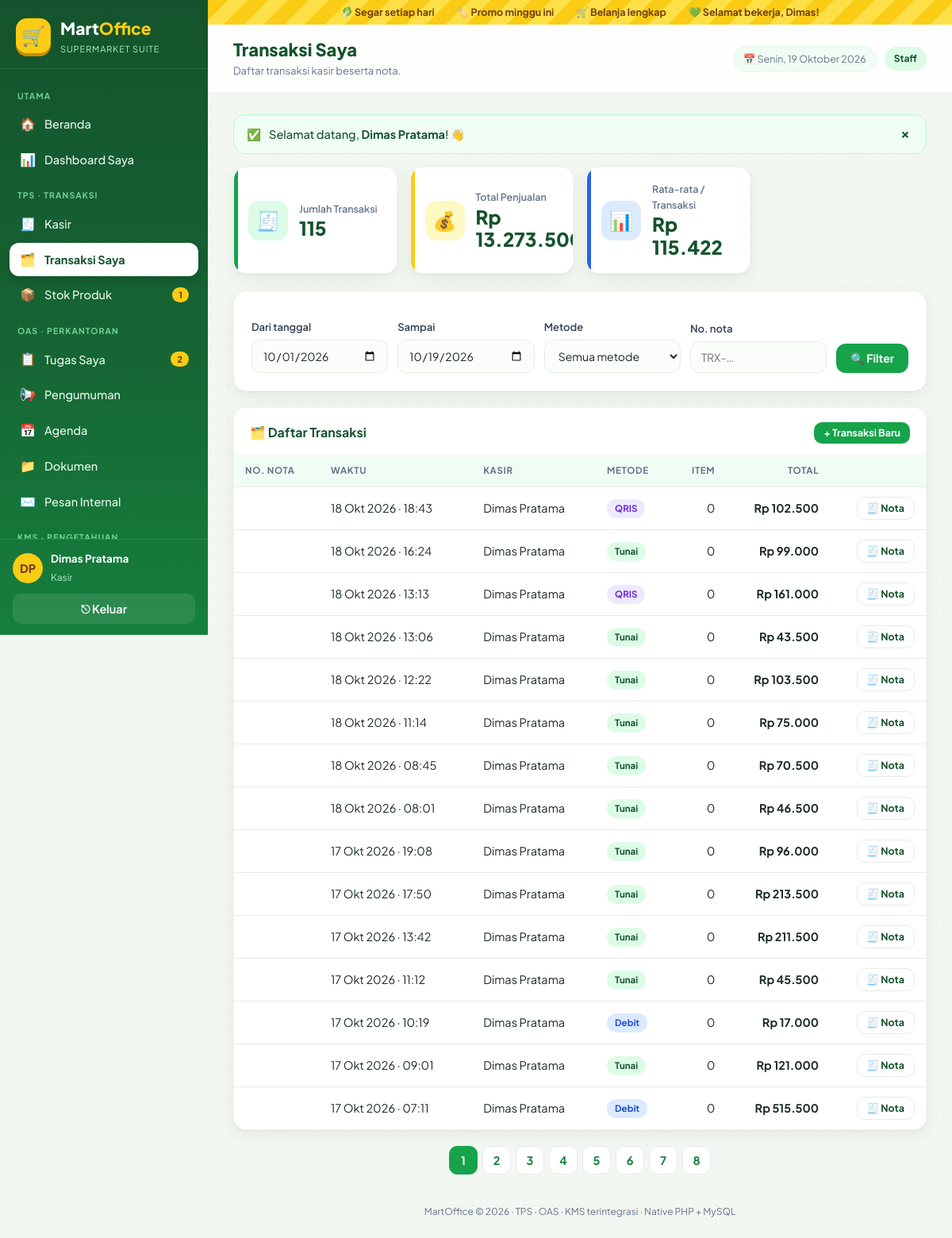
/tps/transaksi.php (signed in), run on the app's committed database.
### tables this page shows
CREATE TABLE pegawai (
  id        INT AUTO_INCREMENT PRIMARY KEY,
  nama      VARCHAR(80)  NOT NULL,
  username  VARCHAR(40)  NOT NULL UNIQUE,
  password  VARCHAR(255) NOT NULL,
  role      ENUM('admin','manajer','staff') NOT NULL,
  jabatan   VARCHAR(60)  NULL,
  aktif     TINYINT(1)   NOT NULL DEFAULT 1,
  dibuat    DATETIME     NOT NULL DEFAULT CURRENT_TIMESTAMP
);

CREATE TABLE transaksi (
  id        INT AUTO_INCREMENT PRIMARY KEY,
  nota      VARCHAR(30) NULL UNIQUE,
  id_kasir  INT NOT NULL,
  metode    ENUM('tunai','debit','qris') NOT NULL,
  total     DECIMAL(12,2) NOT NULL,
  bayar     DECIMAL(12,2) NOT NULL,
  kembali   DECIMAL(12,2) NOT NULL,
  waktu     DATETIME NOT NULL DEFAULT CURRENT_TIMESTAMP,
  FOREIGN KEY (id_kasir) REFERENCES pegawai(id)
);

### includes/app.php (called while the page is built, shortened)
<?php
require_once __DIR__ . '/functions.php';
require_once __DIR__ . '/layout.php';
if (!empty($_SESSION['uid'])) {
    $GLOBALS['ME'] = row('SELECT id,nama,username,role,jabatan FROM pegawai WHERE id=? AND aktif=1', [(int) $_SESSION['uid']]);
}

### tps/transaksi.php (the view, shortened to what this page needs)
<?php
require __DIR__ . '/../includes/app.php';
$dari   = get('dari') ?: date('Y-m-01');
$sampai = get('sampai') ?: date('Y-m-d');
$metode = pilih(get('metode'), ['tunai', 'debit', 'qris'], '');
$kasir  = is_boss() ? (int) get('kasir') : uid();
$cari   = get('cari');
$where = ['DATE(t.waktu) BETWEEN ? AND ?']; $p = [$dari, $sampai];
if ($kasir)  { $where[] = 't.id_kasir=?'; $p[] = $kasir; }
$w = implode(' AND ', $where);
$sum = row("SELECT COUNT(*) n, COALESCE(SUM(total),0) s FROM transaksi t WHERE $w", $p);
$pg  = paginate((int) $sum['n'], 15);
$trx = rows("SELECT t.*,p.nama kasir,(SELECT SUM(qty) FROM detail_transaksi d WHERE d.id_transaksi=t.id) item
             FROM transaksi t JOIN pegawai p ON p.id=t.id_kasir WHERE $w ORDER BY t.waktu DESC, t.id DESC LIMIT ? OFFSET ?",
    array_merge($p, [$pg['per'], $pg['offset']]));
page_start(role() === 'staff' ? 'Transaksi Saya' : 'Riwayat Transaksi', 'transaksi', 'Daftar transaksi kasir beserta nota.');
?>
<div class="stats">
  <?= stat_card('Jumlah Transaksi', angka($sum['n']), '🧾', 'g') ?>
  <?= stat_card('Total Penjualan', rp($sum['s']), '💰', 'y') ?>
  <?= stat_card('Rata-rata / Transaksi', rp($sum['n'] ? $sum['s'] / $sum['n'] : 0), '📊', 'b') ?>
</div>
<form class="card row" method="get">
  <div><label>Dari tanggal</label><input type="date" name="dari" value="<?= e($dari) ?>"></div>
  <div><label>Sampai</label><input type="date" name="sampai" value="<?= e($sampai) ?>"></div>
  <div><label>Metode</label><select name="metode"><option value="">Semua metode</option>
    <?php foreach (['tunai' => 'Tunai', 'debit' => 'Debit', 'qris' => 'QRIS'] as $k => $v) echo '<option value="' . $k . '"' . ($metode === $k ? ' selected' : '') . '>' . $v . '</option>'; ?></select></div>
  <div><label>No. nota</label><input name="cari" value="<?= e($cari) ?>" placeholder="TRX-…"></div>
  <div class="fit"><button type="submit">🔍 Filter</button></div>
</form>
<div class="card tight">
  <div class="card-h"><h3>🗂️ Daftar Transaksi</h3>
    <?php if (in_array(role(), ['staff', 'admin'], true)): ?><a class="btn sm" href="<?= url('tps/kasir.php') ?>">+ Transaksi Baru</a><?php endif; ?></div>
  <div class="table-wrap" style="margin-top:12px">
  <?php if (!$trx): echo empty_state('🧾', 'Belum ada transaksi pada periode ini', 'Transaksi yang dicatat lewat menu Kasir akan tampil di sini.');
  else: ?>
  <table>
    <thead><tr><th>No. Nota</th><th>Waktu</th><th>Kasir</th><th>Metode</th><th class="num">Item</th><th class="num">Total</th><th></th></tr></thead>
    <tbody><?php foreach ($trx as $t): ?>
      <tr>
        <td><b><?= e($t['nota']) ?></b></td>
        <td class="nowrap"><?= tgl($t['waktu']) ?></td>
        <td><?= e($t['kasir']) ?></td>
        <td><?= status_badge($t['metode']) ?></td>
        <td class="num"><?= angka($t['item']) ?></td>
        <td class="num"><b><?= rp($t['total']) ?></b></td>
        <td class="right"><a class="btn sm ghost" href="<?= url('tps/nota.php?id=' . $t['id']) ?>">🧾 Nota</a></td>
      </tr>
    <?php endforeach; ?></tbody>
  </table>
  <?php endif; ?>
  </div>
</div>
<?= pager($pg) ?>
<?php page_end();

### includes/layout.php (shortened to what this page needs)
<?php
function menu_items(string $active = ''): array
{
    $r = role();
    $all = ['admin', 'manajer', 'staff'];
    $boss = ['admin', 'manajer'];
    $uid = uid();
    $unread  = (int) val('SELECT COUNT(*) FROM pesan WHERE id_penerima=? AND dibaca=0', [$uid]);
    $review  = in_array($r, $boss) ? (int) val("SELECT COUNT(*) FROM artikel_kms WHERE status='menunggu_review'") : 0;
    $tugas   = $r === 'staff'
        ? (int) val("SELECT COUNT(*) FROM tugas WHERE id_staff=? AND status!='selesai'", [$uid])
        : (int) val("SELECT COUNT(*) FROM tugas WHERE status!='selesai'");
    $menipis = (int) val('SELECT COUNT(*) FROM produk WHERE aktif=1 AND stok<?', [STOK_MIN]);
    $groups = [
        ['Utama', [
            ['beranda', '🏠', 'Beranda', 'beranda.php', $all, 0],
            ['dashboard', '📊', 'Dashboard Saya', home_url(), $all, 0],
            ['mis', '📈', 'MIS · Kinerja Perusahaan', 'mis/index.php', ['manajer'], 0],
        ]],
        ['TPS · Transaksi', [
            ['kasir', '🧾', 'Kasir', 'tps/kasir.php', ['admin', 'staff'], 0],
            ['transaksi', '🗂️', $r === 'staff' ? 'Transaksi Saya' : 'Riwayat Transaksi', 'tps/transaksi.php', $all, 0],
            ['produk', '📦', $r === 'admin' ? 'Produk & Stok' : 'Stok Produk', 'tps/produk.php', $all, $menipis],
            ['laporan', '📊', 'Laporan Penjualan', 'tps/laporan.php', $boss, 0],
        ]],
        ['OAS · Perkantoran', [
            ['tugas', '📋', $r === 'staff' ? 'Tugas Saya' : 'Tugas Staff', 'oas/tugas.php', $all, $tugas],
            ['pengumuman', '📢', 'Pengumuman', 'oas/pengumuman.php', $all, 0],
            ['agenda', '📅', 'Agenda', 'oas/agenda.php', $all, 0],
            ['dokumen', '📁', 'Dokumen', 'oas/dokumen.php', $all, 0],
            ['pesan', '✉️', 'Pesan Internal', 'oas/pesan.php', $all, $unread],
        ]],
        ['KMS · Pengetahuan', [
            ['kms', '📚', 'Knowledge Center', 'kms/index.php', $all, 0],
            ['kms-tulis', '✍️', 'Tulis Knowledge', 'kms/tulis.php', $all, 0],
            ['kms-review', '📝', 'Review Knowledge', 'kms/index.php?tab=review', $boss, $review],
            ['kms-kategori', '🏷️', 'Kategori KMS', 'kms/kategori.php', $boss, 0],
        ]],
        ['Master', [
            ['users', '👥', 'User & Role', 'admin/users.php', ['admin'], 0],
        ]],
    ];
    $out = [];
    foreach ($groups as [$label, $items]) {
        $items = array_values(array_filter($items, fn($i) => in_array($r, $i[4], true)));
        if ($items) $out[] = [$label, $items];
    }
    return $out;
}
function page_start(string $title, string $active = '', string $subtitle = ''): void
{
    $u = me();
    ?><!doctype html>
<html lang="id">
<head>
<link rel="stylesheet" href="<?= url('assets/css/style.css') ?>">
</head>
<body>
<div class="shell">
  <aside class="side<?= strncmp($active, 'mis', 3) === 0 ? ' compact' : '' ?>" id="side">
    <a class="brand" href="<?= url('beranda.php') ?>">
      <span class="logo">🛒</span>
      <span><b>Mart</b><i>Office</i><small><?= strncmp($active, 'mis', 3) === 0 ? 'Management Info System' : 'Supermarket Suite' ?></small></span>
    </a>
    <nav class="menu">
      <?php foreach (menu_items($active) as [$label, $items]): ?>
        <div class="menu-label"><?= e($label) ?></div>
        <?php foreach ($items as [$key, $ic, $text, $href, , $count]): ?>
          <a href="<?= url($href) ?>" class="<?= $key === $active ? 'on' : '' ?>">
            <span class="mi"><?= $ic ?></span><span class="mt"><?= e($text) ?></span>
            <?php if ($count > 0): ?><span class="count"><?= $count ?></span><?php endif; ?>
          </a>
        <?php endforeach; ?>
      <?php endforeach; ?>
    </nav>
    <div class="side-foot">
      <div class="me">
        <span class="avatar"><?= e(inisial($u['nama'])) ?></span>
        <div><b><?= e($u['nama']) ?></b><small><?= e($u['jabatan'] ?: ucfirst($u['role'])) ?></small></div>
      </div>
      <a class="logout" href="<?= url('logout.php') ?>">⎋ Keluar</a>
    </div>
  </aside>
  <div class="main">
    <div class="promo-strip">
      <span>🥬 Segar setiap hari</span><span>🏷️ Promo minggu ini</span><span>🛒 Belanja lengkap</span><span>💚 Selamat bekerja, <?= e(explode(' ', $u['nama'])[0]) ?>!</span>
    </div>
    <header class="topbar">
      <div class="tb-title">
        <h1><?= e($title) ?></h1>
        <?php if ($subtitle): ?><p><?= $subtitle ?></p><?php endif; ?>
      </div>
      <div class="tb-right">
        <span class="today">📅 <?= tgl_panjang() ?></span>
        <span class="role-pill <?= e($u['role']) ?>"><?= e(ucfirst($u['role'])) ?></span>
      </div>
    </header>
    <main class="content">
      <?= render_flash() ?>
<?php
}
function page_end(): void
{
    ?>
    </main>
    <footer class="foot"><?= APP_NAME ?> © <?= date('Y') ?> · TPS · OAS · KMS terintegrasi · Native PHP + MySQL</footer>
  </div>
</div>
</body>
</html>
<?php
}
function stat_card(string $label, $value, string $icon, string $tone = 'g', string $href = '', string $note = ''): string
{
    $in = '<span class="stat-ic">' . $icon . '</span><div class="stat-body"><small>' . e($label) . '</small><strong>' . $value . '</strong>'
        . ($note ? '<em>' . $note . '</em>' : '') . '</div>';
    return $href
        ? '<a class="stat ' . $tone . '" href="' . url($href) . '">' . $in . '<span class="stat-go">→</span></a>'
        : '<div class="stat ' . $tone . '">' . $in . '</div>';
}

### includes/functions.php (shortened to what this page needs)
<?php
function db(): mysqli
{
    static $db = null;
    if ($db === null) {
        try {
            $db = new mysqli(DB_HOST, DB_USER, DB_PASS, DB_NAME, DB_PORT);
        } catch (mysqli_sql_exception $ex) {
            fatal_page('Database belum siap',
                'MartOffice tidak dapat terhubung ke database <b>' . DB_NAME . '</b>.<br>'
                . 'Pastikan MySQL di XAMPP sudah <b>Start</b> dan file <code>database.sql</code> sudah dijalankan.<br>'
                . '<small>Detail: ' . e($ex->getMessage()) . '</small>');
        }
        $db->set_charset('utf8mb4');
        $db->query("SET time_zone = '+07:00'");
    }
    return $db;
}
function q(string $sql, array $p = [])
{
    $st = db()->prepare($sql);
    if ($p) {
        $types = '';
        foreach ($p as $v) $types .= is_int($v) ? 'i' : (is_float($v) ? 'd' : 's');
        $st->bind_param($types, ...$p);
    }
    $st->execute();
    $res = $st->get_result();
    return $res === false ? $st : $res;
}
function rows(string $sql, array $p = []): array { return q($sql, $p)->fetch_all(MYSQLI_ASSOC); }
function row(string $sql, array $p = []): ?array { return q($sql, $p)->fetch_assoc() ?: null; }
function e($v): string { return htmlspecialchars((string) ($v ?? ''), ENT_QUOTES, 'UTF-8'); }
function rp($n): string { return 'Rp ' . number_format((float) $n, 0, ',', '.'); }
function angka($n): string { return number_format((float) $n, 0, ',', '.'); }
function tgl($dt, bool $jam = true): string
{
    $bln = ['', 'Jan', 'Feb', 'Mar', 'Apr', 'Mei', 'Jun', 'Jul', 'Agu', 'Sep', 'Okt', 'Nov', 'Des'];
    $t = strtotime($dt);
    return date('j', $t) . ' ' . $bln[(int) date('n', $t)] . ' ' . date('Y', $t) . ($jam ? ' · ' . date('H:i', $t) : '');
}
function tgl_panjang($dt = null): string
{
    $hari = ['Minggu', 'Senin', 'Selasa', 'Rabu', 'Kamis', 'Jumat', 'Sabtu'];
    $bln = ['', 'Januari', 'Februari', 'Maret', 'April', 'Mei', 'Juni', 'Juli', 'Agustus', 'September', 'Oktober', 'November', 'Desember'];
    $t = $dt ? strtotime($dt) : time();
    return $hari[(int) date('w', $t)] . ', ' . date('j', $t) . ' ' . $bln[(int) date('n', $t)] . ' ' . date('Y', $t);
}
function inisial(string $nama): string
{
    $p = preg_split('/\s+/', trim($nama));
    return strtoupper(mb_substr($p[0] ?? '?', 0, 1) . mb_substr($p[1] ?? '', 0, 1));
}
function badge(string $text, string $tone = 'g'): string
{
    return '<span class="badge ' . $tone . '">' . e($text) . '</span>';
}
function status_badge(string $s): string
{
    $map = [
        'published' => ['Published', 'g'], 'menunggu_review' => ['Menunggu review', 'y'], 'ditolak' => ['Ditolak', 'r'],
        'terbuka' => ['Terbuka', 'r'], 'proses' => ['Dikerjakan', 'y'], 'selesai' => ['Selesai', 'g'],
        'tunai' => ['Tunai', 'g'], 'debit' => ['Debit', 'b'], 'qris' => ['QRIS', 'p'],
        'rendah' => ['Rendah', 'n'], 'sedang' => ['Sedang', 'y'], 'tinggi' => ['Tinggi', 'r'],
        'internal' => ['Internal', 'n'], 'terbatas' => ['Terbatas', 'p'],
        'admin' => ['Admin', 'p'], 'manajer' => ['Manajer', 'b'], 'staff' => ['Staff', 'g'],
    ];
    [$t, $c] = $map[$s] ?? [$s, 'n'];
    return badge($t, $c);
}
function get(string $k, $def = '') { return is_string($_GET[$k] ?? null) ? trim($_GET[$k]) : $def; }
function url(string $path = ''): string { return BASE_URL . '/' . ltrim($path, '/'); }
function qs(array $ubah): string
{
    $q = array_merge($_GET, $ubah);
    return '?' . http_build_query($q);
}
function render_flash(): string
{
    $out = '';
    foreach ($_SESSION['flash'] ?? [] as [$t, $m]) {
        $ic = ['ok' => '✅', 'err' => '⚠️', 'info' => 'ℹ️'][$t] ?? 'ℹ️';
        $out .= '<div class="alert ' . $t . '"><span>' . $ic . '</span><div>' . $m . '</div><button type="button" class="x" onclick="this.parentNode.remove()">×</button></div>';
    }
    return $out;
}
function me(): ?array { return $GLOBALS['ME'] ?? null; }
function uid(): int { return (int) (me()['id'] ?? 0); }
function role(): string { return me()['role'] ?? ''; }
function is_boss(): bool { return in_array(role(), ['admin', 'manajer'], true); }
function paginate(int $total, int $per = 15): array
{
    $pages = max(1, (int) ceil($total / $per));
    $page = min($pages, max(1, (int) get('hal', 1)));
    return ['page' => $page, 'pages' => $pages, 'per' => $per, 'offset' => ($page - 1) * $per, 'total' => $total];
}
function pager(array $pg): string
{
    $h = '<nav class="pager">';
    for ($i = 1; $i <= $pg['pages']; $i++) {
        $h .= $i == $pg['page'] ? '<span class="on">' . $i . '</span>' : '<a href="' . e(qs(['hal' => $i])) . '">' . $i . '</a>';
    }
    return $h . '</nav>';
}

### data on the page
pegawai: nama "DP", nama "Dimas Pratama", jabatan "Kasir", nama "Dimas", role "Staff"
transaksi: waktu "18 Okt 2026 · 18:43", id_kasir.nama "Dimas Pratama", text "QRIS", item "0", total "Rp 102.500"
transaksi: waktu "18 Okt 2026 · 16:24", id_kasir.nama "Dimas Pratama", text "Tunai", item "0", total "Rp 99.000"
transaksi: waktu "18 Okt 2026 · 13:13", id_kasir.nama "Dimas Pratama", text "QRIS", item "0", total "Rp 161.000"
transaksi: waktu "18 Okt 2026 · 13:06", id_kasir.nama "Dimas Pratama", text "Tunai", item "0", total "Rp 43.500"
transaksi: waktu "18 Okt 2026 · 12:22", id_kasir.nama "Dimas Pratama", text "Tunai", item "0", total "Rp 103.500"
transaksi: waktu "18 Okt 2026 · 11:14", id_kasir.nama "Dimas Pratama", text "Tunai", item "0", total "Rp 75.000"
transaksi: waktu "18 Okt 2026 · 08:45", id_kasir.nama "Dimas Pratama", text "Tunai", item "0", total "Rp 70.500"
transaksi: waktu "18 Okt 2026 · 08:01", id_kasir.nama "Dimas Pratama", text "Tunai", item "0", total "Rp 46.500"
transaksi: waktu "17 Okt 2026 · 19:08", id_kasir.nama "Dimas Pratama", text "Tunai", item "0", total "Rp 96.000"
transaksi: waktu "17 Okt 2026 · 17:50", id_kasir.nama "Dimas Pratama", text "Tunai", item "0", total "Rp 213.500"
transaksi: waktu "17 Okt 2026 · 13:42", id_kasir.nama "Dimas Pratama", text "Tunai", item "0", total "Rp 211.500"
transaksi: waktu "17 Okt 2026 · 11:12", id_kasir.nama "Dimas Pratama", text "Tunai", item "0", total "Rp 45.500"
transaksi: waktu "17 Okt 2026 · 10:19", id_kasir.nama "Dimas Pratama", text "Debit", item "0", total "Rp 17.000"
transaksi: waktu "17 Okt 2026 · 09:01", id_kasir.nama "Dimas Pratama", text "Tunai", item "0", total "Rp 121.000"
transaksi: waktu "17 Okt 2026 · 07:11", id_kasir.nama "Dimas Pratama", text "Debit", item "0", total "Rp 515.500"

### other printed values
$label "UTAMA"
$ic "🏠"
$text "Beranda"
$ic "📊"
$text "Dashboard Saya"
$label "TPS · TRANSAKSI"
$ic "🧾"
$text "Kasir"
$ic "🗂️"
$text "Transaksi Saya"
$ic "📦"
$text "Stok Produk"
$count "1"
$label "OAS · PERKANTORAN"
$ic "📋"
